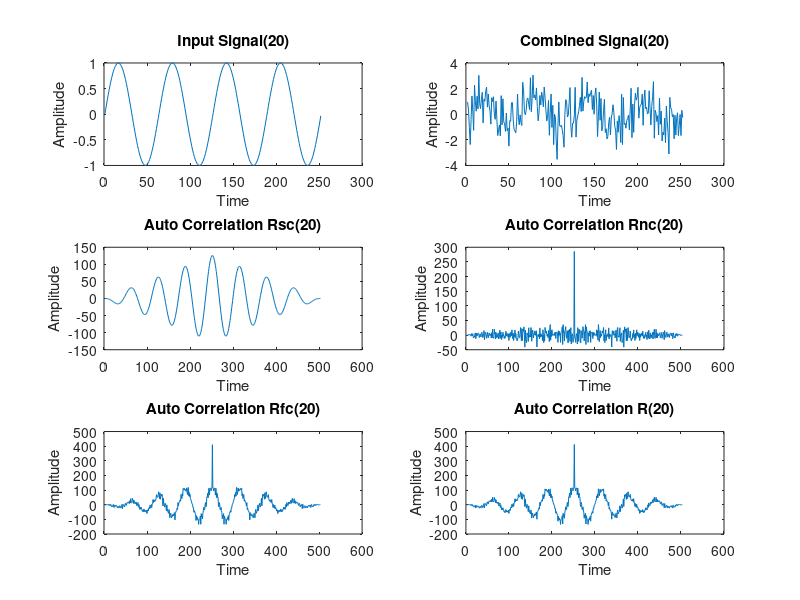

Source code (MATLAB):
close all
clear all

t = 0:0.1:8*pi;
s = sin(t);

n  = randn([1 252]);

f = s+n;

subplot(3,2,1);
plot(s);
xlabel("Time");
ylabel("Amplitude");
title("Input Signal(20)");

subplot(3,2,2);
plot(f);
xlabel("Time");
ylabel("Amplitude");
title("Combined Signal(20)");

Rs = xcorr(s,s);
Rn = xcorr(n,n);
Rf = xcorr(f,f);

R = Rs+Rn;

subplot(3,2,3);
plot(Rs);
xlabel("Time");
ylabel("Amplitude");
title("Auto Correlation Rsc(20)");

subplot(3,2,4);
plot(Rn);
xlabel("Time");
ylabel("Amplitude");
title("Auto Correlation Rnc(20)");

subplot(3,2,5);
plot(Rf);
xlabel("Time");
ylabel("Amplitude");
title("Auto Correlation Rfc(20)");

subplot(3,2,6);
plot(R);
xlabel("Time");
ylabel("Amplitude");
title("Auto Correlation R(20)");